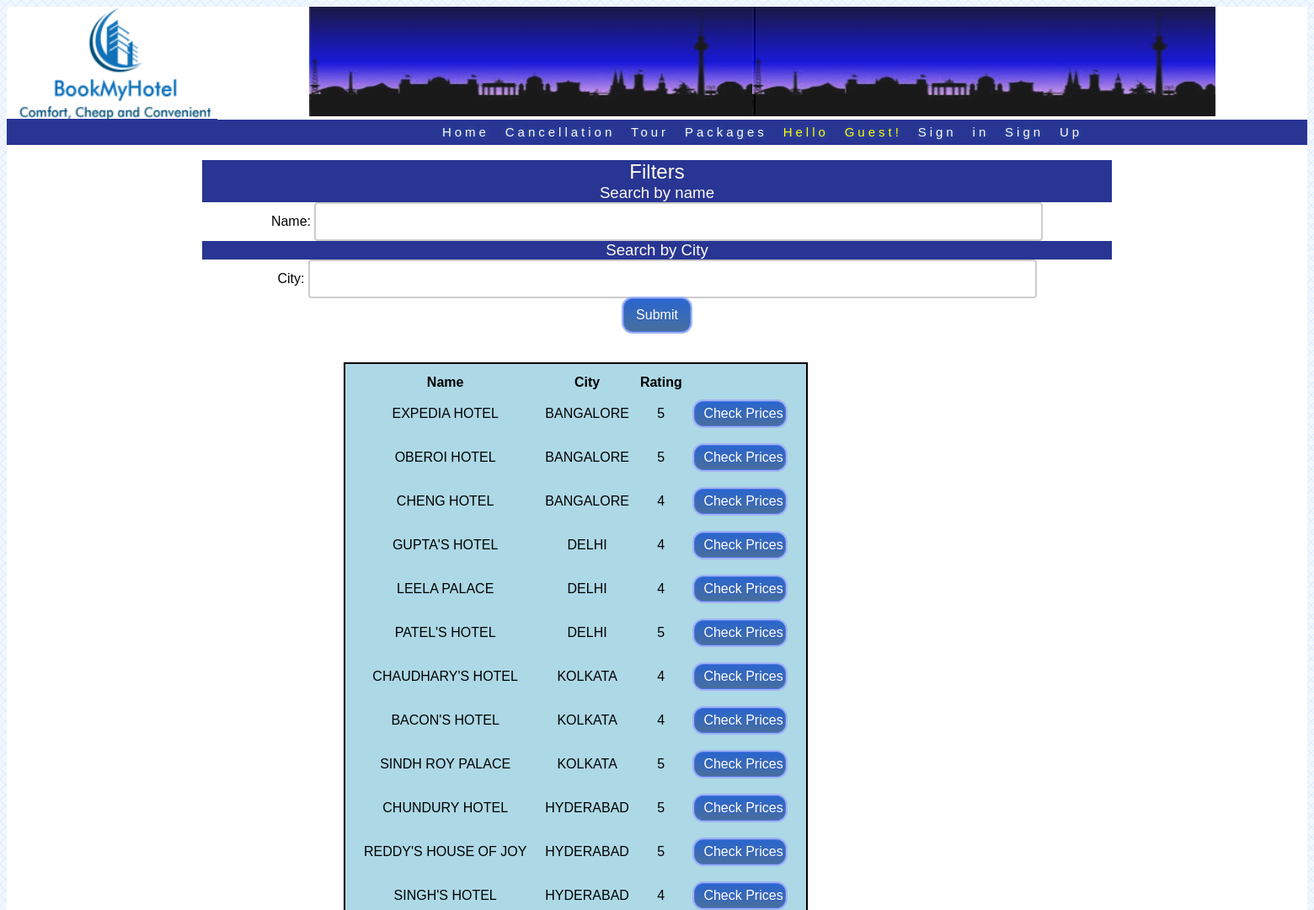
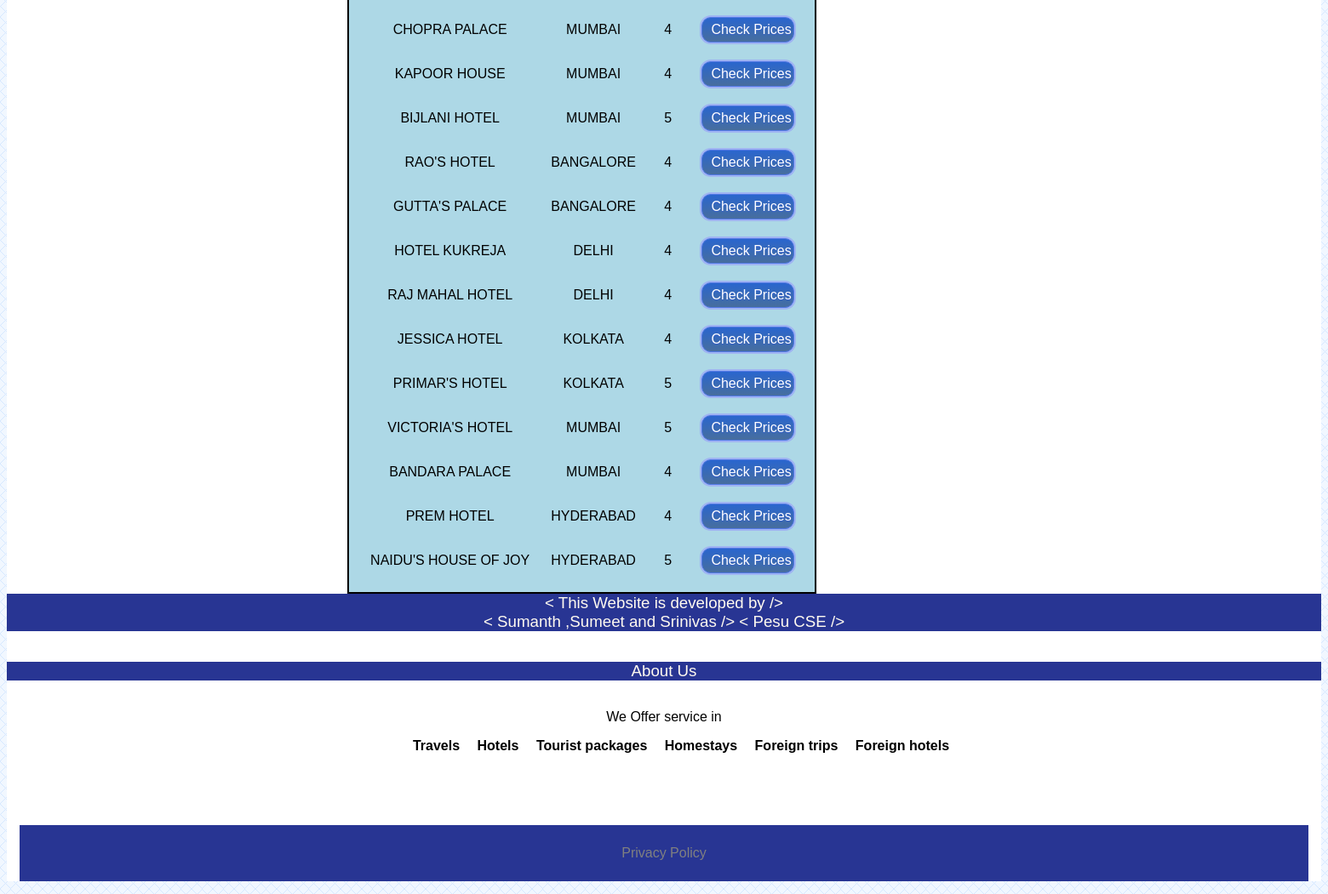
Screenshot of /listings.php with the database file from the repository (2 pictures, top to bottom).
### tables this page shows
CREATE TABLE `listings` (
  `hotelid` int(10) NOT NULL,
  `name` varchar(32) NOT NULL,
  `city` varchar(32) NOT NULL,
  `rating` int(8) NOT NULL
);

### listings.php (the view, shortened to what this page needs)
<?php
	include('header.php');
?>
<div style="width:70%;margin-left:15%">
<h2>Filters</h2>
<h3>Search by name</h3>
<form action="listings.php">
Name: <input type="text" name="hotelname"><br>
<h3>Search by City</h3>
City: <input type="text" name="city"><br>
<input type="submit" class="myButton" style="width:80px; height:40px;">
</form>
</div>
<?php
	$cond="";
	if($cond=="")
		$cond = 1;
	$hotels = mysql_query("SELECT * FROM listings WHERE ".$cond);
?>
	<div id="main">
		<br />
		<br />
			<div id="content-main" style="margin:auto; position:relative; left:400px;">
			<table align:"center";>
			<tr>
				<th>
				Name
				</th>
				<th>
				City
				</th>
				<th>
				Rating
				</th>
			</tr>
			<?php
				while($row = mysql_fetch_assoc($hotels))
				{
			?>
			<tr>
			<td>
			<?php echo $row["name"]?>
			</td>
			<td>
			<?php echo $row["city"]?>
			</td>
			<td>
			<?php echo $row["rating"]?>
			</td>
			<td>
			<form action="details.php">
			<input type="submit" class="myButton" value="Check Prices">
			</form>
			</td>
			</tr>
			<?php } ?>
			</table>
			</div>
	</div>
<?php
	include('footer.php');
?>

### style.css (style rules this page uses)
body { text-align: center; background: url("bg.png"); }
h1, h2, h3, a { font-weight: normal; color:floralwhite; margin: 0px; background-color: #283593; }
* { box-sizing:border-box }
body { font-family: Verdana,sans-serif; background: url("bg.png"); }
table { border:solid black 2px; padding:10px; box-shadow: 0px 0px 1px rgba(0,0,0,0.2); background-color: lightblue; align:center; border-collapse: separate !important; text-align:center; }
table tr,td { padding:10px; }
table tr td input, textarea { width:97%; height:30px; border:solid black 1px; border-radius:3px; padding-left:10px; font-family:Verdana, Geneva, sans-serif; font-variant:bold; font-size:16px; background-color:dark dodgerblue; border-collapse: collapse !important; transition-duration:0.5s; box-shadow: inset 0px 0px 1px rgba(0,0,0,0.6); }
.myButton { -moz-box-shadow: 0px 0px 0px 2px #9fb4f2; -webkit-box-shadow: 0px 0px 0px 2px #9fb4f2; box-shadow: 0px 0px 0px 2px #9fb4f2; background:-webkit-gradient(linear, left top, left bottom, color-stop(0.05, #2b66cc), color-stop(1, #476e9e)); background:-moz-linear-gradient(top, #2b66cc 5%, #476e9e 100%); background:-webkit-linear-gradient(top, #2b66cc 5%, #476e9e 100%); background:-o-linear-gradient(top, #2b66cc 5%, #476e9e 100%); background:-ms-linear-gradient(top, #2b66cc 5%, #476e9e 100%); background:linear-gradient(to bottom, #2b66cc 5%, #476e9e 100%); filter:progid:DXImageTransform.Microsoft.gradient(startColorstr='#2b66cc', endColorstr='#476e9e',GradientType=0); background-color:#2b66cc; -moz-border-radius:11px; -webkit-border-radius:11px; border-radius:11px; border:1px solid #5378e6; display:inline-block; cursor:pointer; color:#ffffff; font-family:Arial; font-size:16px; padding:auto auto; text-decoration:none; text-shadow:0px 1px 0px #345ec9; }
input[type=text] { width: 80%; box-sizing: border-box; border: 2px solid #ccc; border-radius: 4px; font-size: 16px; background-color: white; background-image: url('searchicon.png'); background-position: 10px 10px; background-repeat: no-repeat; padding: 12px 20px 12px 40px; -webkit-transition: width 0.4s ease-in-out; transition: width 0.4s ease-in-out }

### rows the page displays
listings: name "EXPEDIA HOTEL", city "BANGALORE", rating "5"
listings: name "OBEROI HOTEL", city "BANGALORE", rating "5"
listings: name "CHENG HOTEL", city "BANGALORE", rating "4"
listings: name "GUPTA'S HOTEL", city "DELHI", rating "4"
listings: name "LEELA PALACE", city "DELHI", rating "4"
listings: name "PATEL'S HOTEL", city "DELHI", rating "5"
listings: name "CHAUDHARY'S HOTEL", city "KOLKATA", rating "4"
listings: name "BACON'S HOTEL", city "KOLKATA", rating "4"
listings: name "SINDH ROY PALACE", city "KOLKATA", rating "5"
listings: name "CHUNDURY HOTEL", city "HYDERABAD", rating "5"
listings: name "REDDY'S HOUSE OF JOY", city "HYDERABAD", rating "5"
listings: name "SINGH'S HOTEL", city "HYDERABAD", rating "4"
listings: name "CHOPRA PALACE", city "MUMBAI", rating "4"
listings: name "KAPOOR HOUSE", city "MUMBAI", rating "4"
listings: name "BIJLANI HOTEL", city "MUMBAI", rating "5"
listings: name "RAO'S HOTEL", city "BANGALORE", rating "4"
listings: name "GUTTA'S PALACE", city "BANGALORE", rating "4"
listings: name "HOTEL KUKREJA", city "DELHI", rating "4"
listings: name "RAJ MAHAL HOTEL", city "DELHI", rating "4"
listings: name "JESSICA HOTEL", city "KOLKATA", rating "4"
listings: name "PRIMAR'S HOTEL", city "KOLKATA", rating "5"
listings: name "VICTORIA'S HOTEL", city "MUMBAI", rating "5"
listings: name "BANDARA PALACE", city "MUMBAI", rating "4"
listings: name "PREM HOTEL", city "HYDERABAD", rating "4"
listings: name "NAIDU'S HOUSE OF JOY", city "HYDERABAD", rating "5"
